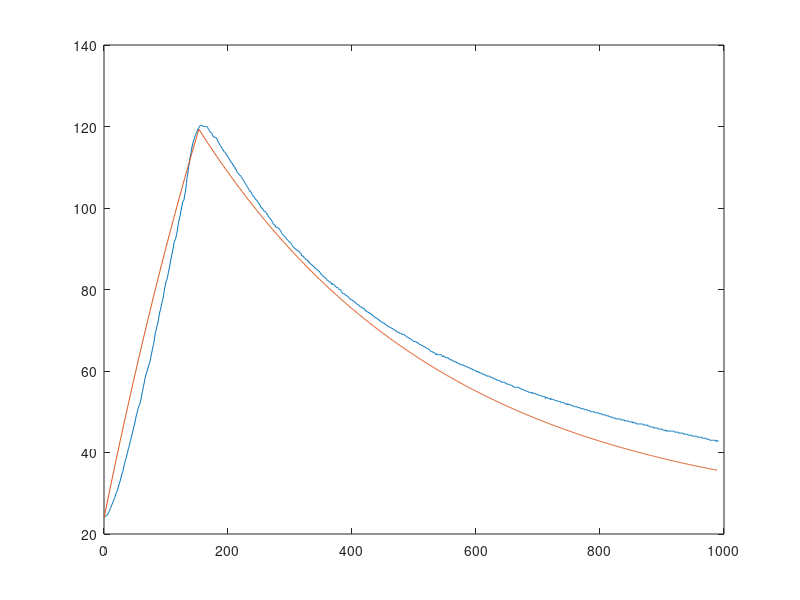

Recreate this plot in MATLAB.
clear all
close all
clc

x = csvread ("Oven_Experiment.csv");

p = 1500;

seconds = x(:,1) - 8;
oven_temp = x(:,2);
room_temp = x(:,3);

T = oven_temp - room_temp;



for i = 1:35
  Tdot_avg(i) = (T(i+1) - T(i)) / (seconds(i+1) - seconds(i));
endfor


avg_slope = mean(Tdot_avg)
c = p / avg_slope

for j = 180:210
  Tdot2(j-179) = (T(j+1) - T(j)) / (seconds(j+1) - seconds(j));
  k(j-179) = -c * Tdot2(j-179) / T(j);
endfor
avg_k = mean(k)

c = 2000
avg_k = 5 #10.225

T = 0;
time = 0;
dt = 1;
for i = 2:990
  time(i) = time(i-1) + dt;
  if(i<155)
    p = 1500;
  else
    p = 0;
  endif
  Tdot = (p-avg_k*T(i-1))/c;
  T(i) = T(i-1) + Tdot*dt;
endfor

figure
plot(seconds,oven_temp); # measured temp
hold on;
#plot(seconds,room_temp);
plot(time,T+room_temp(1)); # created model from data
#plot(diff(oven_temp(155:10:end))/10)
